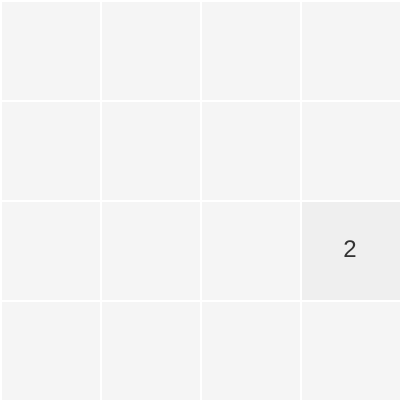
Frame 1 (no input)
Frame 60 (no input): identical to frame 1, image omitted
Frame 120 (the mouse pressed at the canvas centre since frame 60): identical to frame 1, image omitted

The p5.js sketch that drew this single still picture (run headless with seeded random() and noise() and a simulated clock; from frame 60 on, the mouse is pressed at the canvas centre):

// p5.js sketch
// ── sketch.js
class Cell {
  constructor(pos, size, value) {
    this.pos = pos;
    this.size = size;
    this.value = value;
    this.drawPos = p5.Vector.mult(pos, size);
  }

  draw() {
    const padding = 2;
    this.drawPos = p5.Vector.lerp(
      this.drawPos,
      p5.Vector.mult(this.pos, this.size),
      0.1);

    let color = this.value == 0 ? 245
      : 255 - Math.log2(this.value) * 16;

    fill(color);
    noStroke();
    square(
      this.drawPos.x + padding,
      this.drawPos.y + padding,
      this.size - padding);
    if (!this.value) return;

    fill(51);
    textSize(24);
    textAlign(CENTER, CENTER);
    text(this.value,
      this.drawPos.x + this.size / 2,
      this.drawPos.y + this.size / 2);
  }
}

class Board {
  constructor(size) {
    this.size = size;
    this.board =
      new Array(this.size ** 2)
        .fill(0).map((v, i) =>
          new Cell(
            this.i2v(i),
            width / this.size,
            0),
        );
  }

  spawn() {
    const emptyList = this.board.filter(cell => !cell.value);
    const empty = random(emptyList);
    if (empty === undefined) return;
    empty.value = random() > 0.2 ? 2 : 4;
  }

  forEachBottomUp(f, size) {
    for (let y = 1; y < size; y++)
      for (let x = 0; x < size; x++)
        f(createVector(x, y));
  }

  forEachUpBottom(f, size) {
    for (let y = size - 2; y >= 0; y--)
      for (let x = 0; x < size; x++)
        f(createVector(x, y));
  }

  forEachRightLeft(f, size) {
    for (let x = 1; x < size; x++)
      for (let y = 0; y < size; y++)
        f(createVector(x, y));
  }

  forEachLeftRight(f, size) {
    for (let x = size - 2; x >= 0; x--)
      for (let y = 0; y < size; y++)
        f(createVector(x, y));
  }

  swapCells(currPos, nextPos) {
    const currIdx = this.v2i(currPos);
    const nextIdx = this.v2i(nextPos);
    const currCell = this.board[currIdx];
    const nextCell = this.board[nextIdx];
    if (!currCell.value) return;
    if (nextCell.value == 0) {
      [currCell.pos, nextCell.pos] = [nextCell.pos, currCell.pos];
      [this.board[currIdx], this.board[nextIdx]] = [this.board[nextIdx], this.board[currIdx]];
    }
    if (currCell.value == nextCell.value) {
      currCell.value *= 2; nextCell.value *= 0;
      [currCell.pos, nextCell.pos] = [nextCell.pos, currCell.pos];
      [this.board[currIdx], this.board[nextIdx]] = [this.board[nextIdx], this.board[currIdx]];
    }
  }

  move(key, dir) {
    const key2forLoop = {
      [UP_ARROW]: this.forEachBottomUp,
      [DOWN_ARROW]: this.forEachUpBottom,
      [LEFT_ARROW]: this.forEachRightLeft,
      [RIGHT_ARROW]: this.forEachLeftRight,
    };

    const forLoop = key2forLoop[key];

    const boardBefore = this.board.map(cell => cell.value);
    for (let i = 0; i < 4; i++) forLoop(pos => this.swapCells(pos, p5.Vector.add(pos, dir)), this.size);
    const boardAfter = this.board.map(cell => cell.value);
    const arrayCompare = (a, b) => a.length === b.length && a.every((v, i) => v === b[i]);
    if (arrayCompare(boardBefore, boardAfter)) return;

    this.spawn();
  }

  draw = () => this.board.forEach(cell => cell.draw());
  v2i = (v) => v.x + this.size * v.y;
  i2v = (i) => createVector(
    int(i % this.size),
    int(i / this.size),
    1);
}

let board;

function setup() {
  createCanvas(400, 400);
  board = new Board(4);
  board.spawn();
}

function keyPressed() {
  if (keyCode === UP_ARROW)    board.move(keyCode, createVector(  0, -1));
  if (keyCode === DOWN_ARROW)  board.move(keyCode, createVector(  0,  1));
  if (keyCode === LEFT_ARROW)  board.move(keyCode, createVector( -1,  0));
  if (keyCode === RIGHT_ARROW) board.move(keyCode, createVector(  1,  0));
}

function draw() {
  clear();
  board.draw();
}

// ── style.css
html,
body {
  height: 100%;
}

body {
  margin: 0;
  display: flex;

  /* This centers our sketch horizontally. */
  justify-content: center;

  /* This centers our sketch vertically. */
  /* align-items: center; */

  overscroll-behavior: contain;
}

canvas {
  margin-top: min(20vw, 20vh);
}
